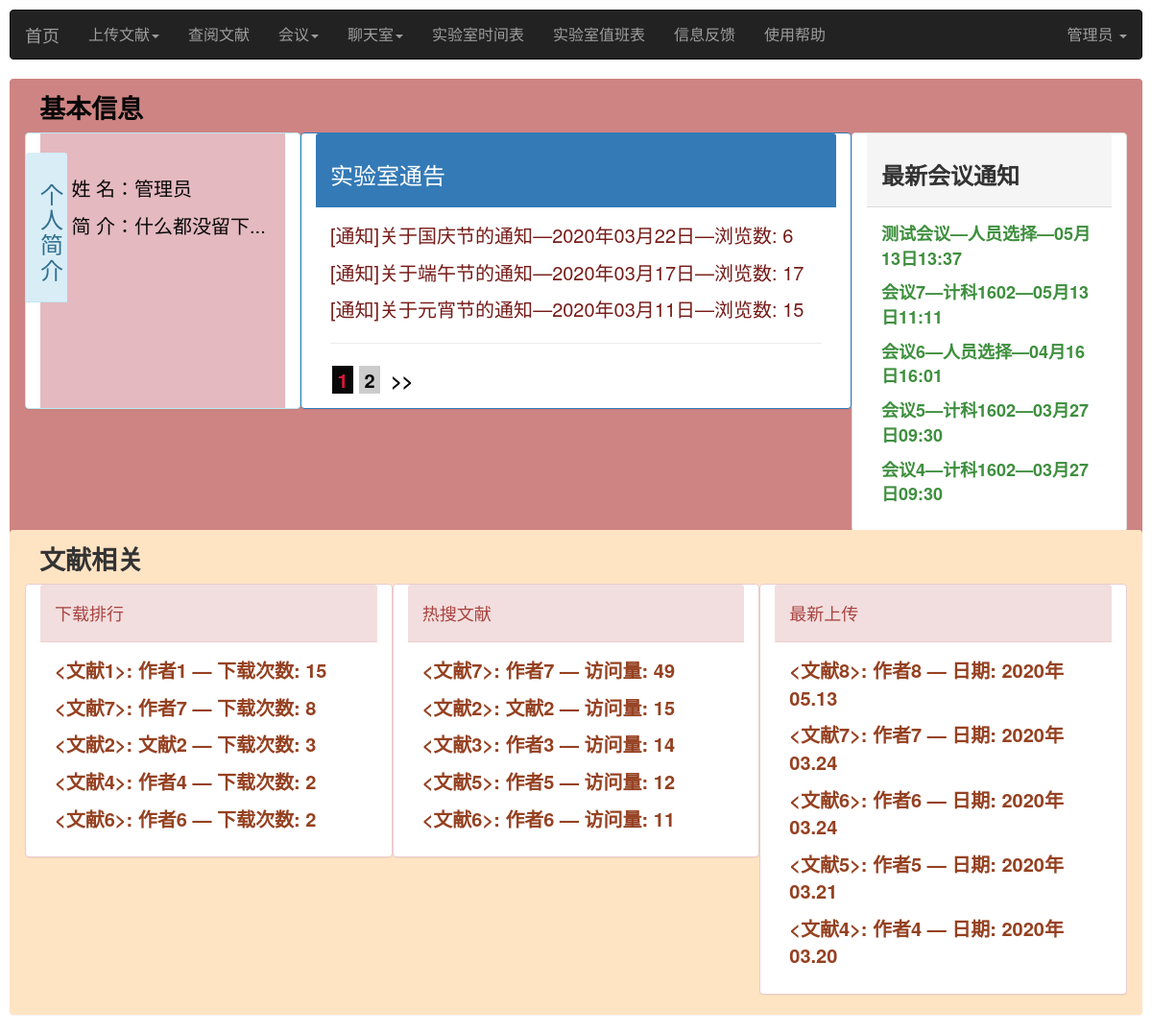
Page /index/index/1/1 (signed in) on the committed database.
### base/models.py (models this page shows, shortened)
class User(AbstractUser):#继承内置模型User，并在User的基础上添加新字段
    USER_TYPE = (
        (0, "学生"),
        (1, "老师"),
        (2, "管理员"),#需根据user_type的字段类型进行设置
    )
    name = models.CharField('姓名', max_length=50,default='')
    introduce = models.TextField('简介', default='什么都没留下...')
    photo = models.ImageField('头像', blank=True, upload_to='images/user/')
    user_type = models.IntegerField('身份标识(0:学生/1:老师/2:管理员)',default=0,choices=USER_TYPE)
    user_banji=models.ForeignKey(Banji,on_delete=models.CASCADE, null=True,blank=True,verbose_name='用户班级')
    user_major=models.ForeignKey(Major,on_delete=models.CASCADE,null=True,blank=True,verbose_name='用户专业')

class Banji(models.Model):
    banji_name = models.CharField(default='',max_length=50, unique=True)
    banji_major = models.ForeignKey(Major, on_delete=models.CASCADE, null=False,verbose_name='班级的专业')
    class Meta:
        verbose_name = '班级'  # 模型类的名字
        verbose_name_plural = '班级'  # 模型类名字的复数形式，且优先显示

### index/models.py (models this page shows)
class Notice(models.Model):
    notice_name = models.CharField("通知名称",max_length=100, default='通知')
    notice_issuer=models.CharField("发布人",max_length=30,default='超级管理员')
    notice_date=models.DateTimeField('发布时间', default=timezone.now)
    notice_read = models.IntegerField('浏览人数', default=0)
    notice_content=RichTextUploadingField(verbose_name='通知内容')#长文本类型
    class Meta:
        verbose_name = '实验室通告'
        verbose_name_plural = '实验室通告'

### meeting/models.py (models this page shows, shortened)
class Meeting(models.Model):
    meeting_name= models.CharField("会议名字",max_length=50)
    meeting_theme=models.CharField("会议主题",default="",max_length=50)
    meeting_user=models.ForeignKey(User,on_delete=models.CASCADE,null=False,verbose_name='会议发布者')
    meeting_banji=models.ForeignKey(Banji,on_delete=models.CASCADE,null=False,verbose_name='会议的班级')
    meeting_file=models.FileField("上传文件",blank=True,upload_to='upload/files/')
    filename=models.CharField("文件名",default="",max_length=50)
    filesize=models.IntegerField("文件大小",null=True,blank=True)
    create_date=models.DateTimeField("会议创建时间",default=timezone.now)#新增时自动获取当前日期
    class Meta:
        verbose_name = '会议'#模型类的名字
        verbose_name_plural = '会议'#模型类名字的复数形式，且优先显示

### literature/models.py (models this page shows, shortened)
class Literature(models.Model):
    literature_name= models.CharField("文献标题",max_length=100)
    literature_author=models.CharField("文献作者",max_length=100)
    literature_label = models.ManyToManyField(Label, blank=True, verbose_name='文献标签')
    literature_like=models.IntegerField("文献点赞数",default=0)
    literature_download = models.IntegerField('文献下载次数', default=0)
    literature_view=models.IntegerField("文献访问量",default=0)
    literature_comment=models.IntegerField("文献评论量",default=0)
    literature_file=models.FileField("文献文件",blank=True,upload_to='upload/literatures/')
    filename=models.CharField("文献的文件名",max_length=50,default="未上传文件")
    filesize=models.IntegerField("文献大小",default=0)
    literature_uploader = models.ForeignKey(User, on_delete=models.CASCADE, null=False,verbose_name='文献上传者')
    upload_date=models.DateTimeField("文献上传时间",default=timezone.now)#新增时自动获取当前日期
    class Meta:
        verbose_name = '文献信息'#模型类的名字
        verbose_name_plural = '文献信息'#模型类名字的复数形式，且优先显示

### index/views.py (the view)
# urls.py: path('index/<int:id>/<int:page>', indexView, name='index'),
@login_required(login_url='/')
def indexView(request,id,page):
    user=User.objects.get(id=id)
    if len(user.name)==0:#未设置姓名
        userName=user.username
        name = "请输入姓名"
    else:
        userName=user.name
        name=user.name
    username=user.username
    introduce=user.introduce
    notices=Notice.objects.all().order_by('-notice_date')
    n = Paginator(notices, 3)
    try:
        pages = n.page(page)
    except PageNotAnInteger:
        pages = n.page(1)
    except EmptyPage:
        pages = n.page(n.num_pages)
    if user.user_type == 0:  # 学生用户
        meetings = Meeting.objects.filter(meeting_banji_id=user.user_banji_id).order_by('-create_date').all()[:5]
    elif user.user_type == 1:  # 老师用户
        meetings = Meeting.objects.filter(meeting_user_id=id).order_by('-create_date').all()[:5]
    else:  # 管理员用户
        meetings = Meeting.objects.all().order_by('-create_date').all()[:5]
    literatures=Literature.objects.all().order_by('-literature_view').all()[:5]
    newLiteratures=Literature.objects.all().order_by('-upload_date').all()[:5]
    downloadLiteratures = Literature.objects.all().order_by('-literature_download').all()[:5]
    return render(request, 'index.html', locals())

### templates/index.html (shortened to what this page needs)
<!DOCTYPE html>
<html>
<head>
    {% load staticfiles %}
    <link rel="stylesheet" href="https://cdn.staticfile.org/twitter-bootstrap/3.3.7/css/bootstrap.min.css">
</head>
<body>
<div style="margin: 10px">
    <nav class="navbar navbar-inverse" role="navigation">
        <div class="container-fluid" style="font-size: 16px">
            <div class="navbar-header">
                <a class="navbar-brand" href="{% url 'index:index' id page %}">首页</a>
            </div>
            <div>
                <ul class="nav navbar-nav">
                    {% if user.user_type != 0 %}
                        <li class="dropdown">
                            <a href="#" class="dropdown-toggle" data-toggle="dropdown">
                                上传文献<b class="caret"></b>
                            </a>
                        </li>
                    {% endif %}
                    <li><a href="{% url 'literature:searchLiterature' id 1 %}">查阅文献</a></li>
                    <li class="dropdown">
                        <a href="#" class="dropdown-toggle" data-toggle="dropdown">
                            会议<b class="caret"></b>
                        </a>
                    </li>
                    <li class="dropdown">
                        <a href="#" class="dropdown-toggle" data-toggle="dropdown">
                            聊天室<b class="caret"></b>
                        </a>
                    </li>
                    <li><a href="{% url 'base:labSchedule' id page %}">实验室时间表</a></li>
                    <li><a href="{% url 'base:dutySchedule' id 1 %}">实验室值班表</a></li>
                    <li><a href="{% url 'feedback:feedback' id 1 %}">信息反馈</a>
                    <li><a href="{% url 'index:userHelp' id %}">使用帮助</a></li>
                </ul>
                <ul class="nav navbar-nav navbar-right">
                    <li class="dropdown">
                        <a href="" class="dropdown-toggle" data-toggle="dropdown">
                            {{ userName }} <b class="caret"></b>
                        </a>
                    </li>
                </ul>
            </div>
        </div>
    </nav>
<div class="panel col-sm-12" style="color: #080808 ;background-color: #ce8483 ">
        <div class="panel-heading">
            <label style="font-size: 27px;font-weight: bold">基本信息</label>
        </div>
    <div class="panel panel-info  col-sm-3" style="margin-top: -10px">
        <div class="panel-heading col-sm-2" style="margin-left: -15px;margin-right: 5px;margin-top: 20px;margin-bottom: 95px">
            <h3>个人简介</h3>
        </div>
        <div class="panel-body" style="font-size: 20px;background-color: #e4b9c0 ">
        <br>
            {% if user.user_type == 1 %}
                <p>学 院：{{ user.user_major.major_department.department_name }}</p>
                <p>姓 名：{{ name }}</p>
                <p>简 介：{{ introduce }}</p>
            {% elif user.user_type == 0 %}
                <p>学 院：{{ user.user_banji.banji_major.major_department.department_name }}</p>
                <p>专 业：{{ user.user_banji.banji_major.major_name }}</p>
                <p>班 级：{{ user.user_banji.banji_name }}</p>
                <p>姓 名：{{ name }}</p>
                <p>简 介：{{ introduce }}</p>
            {% else %}
                <p>姓 名：{{ name }}</p>
                <p>简 介：{{ introduce }}</p>
            {% endif %}
        </div>
    </div>
    <div class="panel panel-primary  col-sm-6" style="margin-top: -10px">
        <div class="panel-heading">
            <h3>实验室通告</h3>
        </div>
        <div class="panel-body" style="font-size: 20px">
            {% for list in pages.object_list %}
                <p>
                    <a href="{% url 'index:notice' id list.id 1 %}"
                       style="color: #761c19">[通知]{{ list.notice_name }}—{{ list.notice_date| date:"Y年m月d日" }}—浏览数: {{ list.notice_read }}</a>
                </p>
            {% endfor %}
            <hr style="height: 17px">
            <div class="pagelist" style="margin-left: 2px;margin-top: -13px">
                {% if pages.object_list %}
                    {% for page in pages.paginator.page_range %}
                        {% if pages.number == page %}
                            <a href="javascript:;" class="curPage" style="color: #080808;font-size: 20px;
                            font-weight: bold;color: crimson ;background-color: #080808 ">&nbsp{{ page }}&nbsp</a>
                        {% else %}
                            <a href="{% url 'index:index' id page %}" style="color: #080808;font-size: 20px;
                            font-weight: bold;background-color: #cccccc ">&nbsp{{ page }}&nbsp</a>
                        {% endif %}
                    {% endfor %}
                {% endif %}
                {% if pages.has_next %}
                    <a href="{% url 'index:index' id pages.next_page_number %}"
                       style="color: #080808;font-size: 20px;font-weight: bold ">
                        &nbsp>>&nbsp</a>
                {% endif %}
            </div>
        </div>
    </div>
    <div class="panel panel-default col-sm-3" style="margin-top: -10px">
        <div class="panel-heading">
            <h3><strong>最新会议通知</strong></h3>
        </div>
        <div class="panel-body">
            {% for meeting in meetings %}
                <p>
                    <a href="{% url 'meeting:detailMeeting' id meeting.id %}"
                       style="font-size:18px;font-weight:bold;;color: #3e8f3e ">{{ meeting.meeting_name }}—{{ meeting.meeting_banji.banji_name }}—{{ meeting.create_date|date:"m月d日H:i" }}
                    </a>
                </p>
            {% endfor %}
        </div>
    </div>
</div>
    <div class="panel col-sm-12" style="background-color: bisque ;margin-top: -43px">
        <div class="panel-heading">
            <label style="font-size: 27px;font-weight: bold">文献相关</label>
        </div>
        <div class="panel panel-danger col-sm-4" style="margin-top: -10px">
            <div class="panel-heading">
                <h4>下载排行</h4>
            </div>
            <div class="panel-body">
                {% for literature in downloadLiteratures %}
                    <p>
                        <a href="{% url 'literature:detailLiterature' id literature.id 1 0 %}"
                           style="font-size:20px;color: #954121;font-weight: bold "><{{ literature.literature_name }}>: {{ literature.literature_author }} — 下载次数: {{ literature.literature_download }}</a>
                    </p>
                {% endfor %}
            </div>
        </div>
        <div class="panel panel-danger  col-sm-4" style="margin-top: -10px">
            <div class="panel-heading">
                <h4>热搜文献</h4>
            </div>
            <div class="panel-body">
                {% for literature in literatures %}
                    <p>
                        <a href="{% url 'literature:detailLiterature' id literature.id 1 0 %}"
                           style="font-size: 20px;color: #954121 ;font-weight: bold  "><{{ literature.literature_name }}>: {{ literature.literature_author }} — 访问量: {{ literature.literature_view }}</a>
                    </p>
                {% endfor %}
            </div>
        </div>
        <div class="panel panel-danger  col-sm-4" style="margin-top: -10px">
            <div class="panel-heading">
                <h4>最新上传</h4>
            </div>
            <div class="panel-body">
                {% for literature in newLiteratures %}
                    <p>
                        <a href="{% url 'literature:detailLiterature' id literature.id 1 0 %}"
                           style="font-size: 20px;color: #954121;font-weight: bold "><{{ literature.literature_name }}>: {{ literature.literature_author }} — 日期: {{ literature.upload_date|date:"Y年m.d" }}</a>
                    </p>
                {% endfor %}
            </div>
        </div>
    </div>
</div>
</body>
</html>

### rows in the picture
User: name "管理员", introduce "什么都没留下..."
Notice: notice_name "关于国庆节的通知", notice_date "2020年03月22日", notice_read "6"
Notice: notice_name "关于端午节的通知", notice_date "2020年03月17日", notice_read "17"
Notice: notice_name "关于元宵节的通知", notice_date "2020年03月11日", notice_read "15"
Meeting: meeting_name "测试会议", meeting_banji.banji_name "人员选择", create_date "05月13日13:37"
Meeting: meeting_name "会议7", meeting_banji.banji_name "计科1602", create_date "05月13日11:11"
Meeting: meeting_name "会议6", meeting_banji.banji_name "人员选择", create_date "04月16日16:01"
Meeting: meeting_name "会议5", meeting_banji.banji_name "计科1602", create_date "03月27日09:30"
Meeting: meeting_name "会议4", meeting_banji.banji_name "计科1602", create_date "03月27日09:30"
Literature: literature_name "文献1", literature_author "作者1", literature_download "15"
Literature: literature_name "文献7", literature_author "作者7", literature_download "8", literature_view "49", upload_date "2020年03.24"
Literature: literature_name "文献2", literature_author "文献2", literature_download "3", literature_view "15"
Literature: literature_name "文献4", literature_author "作者4", literature_download "2", upload_date "2020年03.20"
Literature: literature_name "文献6", literature_author "作者6", literature_download "2", literature_view "11", upload_date "2020年03.24"
Literature: literature_name "文献3", literature_author "作者3", literature_view "14"
Literature: literature_name "文献5", literature_author "作者5", literature_view "12", upload_date "2020年03.21"
Literature: literature_name "文献8", literature_author "作者8", upload_date "2020年05.13"

### other values in the picture
{{ page }} "1"
{{ page }} "2"
